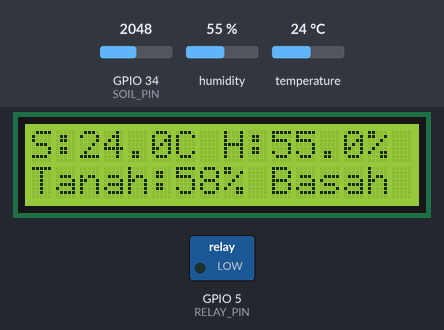
Recording of a sketch running on a simulated ESP32. Parts: 16×2 character LCD, switched loads named in the sketch (green lamp = pin HIGH). Inputs (shaded band) come from the test bench; at power-on: GPIO 34 (SOIL_PIN) = 2048, humidity 55 %, temperature 24 °C. What the sketch prints to the serial monitor is not drawn.

Above: at 5.6 s.
5.7 s: GPIO 34 (SOIL_PIN) set to 2151
At 10.4 s:
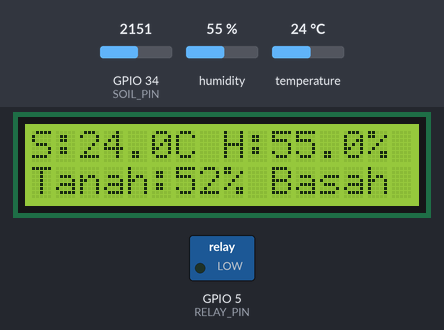
12.3 s: GPIO 34 (SOIL_PIN) set to 2260
At 15.5 s:
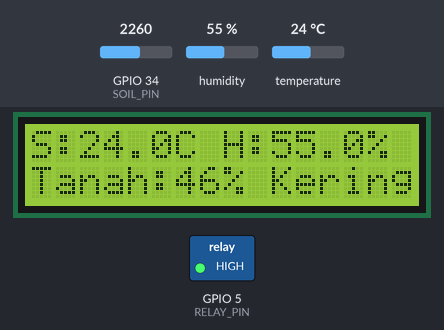
18.9 s: humidity set to 22 %
At 20.4 s:
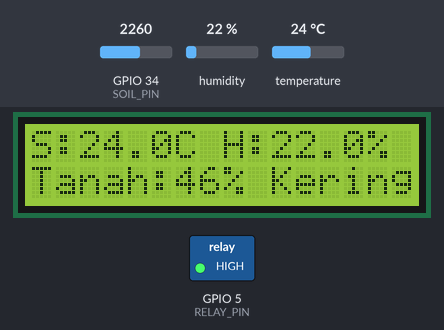
25.5 s: GPIO 34 (SOIL_PIN) set to 2047
At 30.5 s:
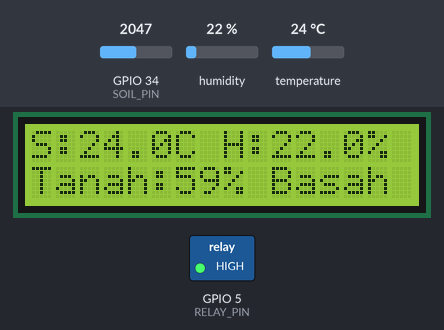
32.1 s: temperature set to 12 °C
At 35.5 s:
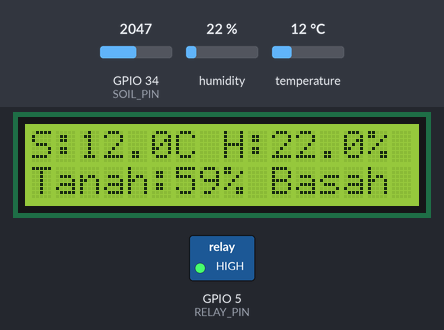
38.7 s: humidity set to 40 %
At 40.5 s:
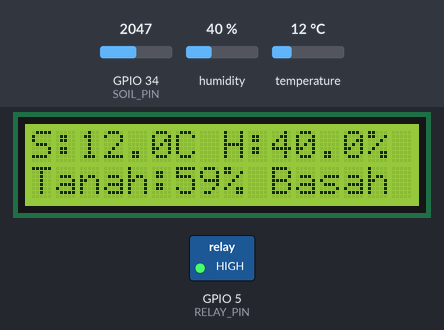
Timing chart, 0 to 42.0 s (numbered marks = the images above; inputs shaded):
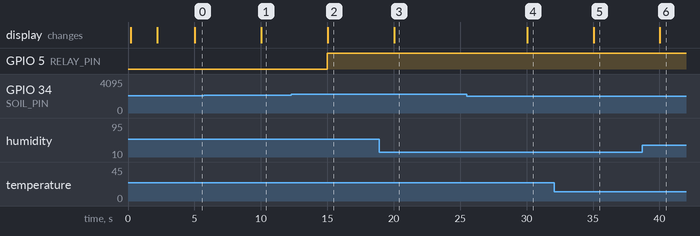

Measured:
- the behaviour switches between 2200 and 2201 on GPIO 34 (SOIL_PIN) (found by bisection; images 1 and 2)
- after the input at 5.7 s, the display: changes after 4.3 s (image 1)
- after the input at 12.3 s, GPIO 5 (RELAY_PIN): LOW → HIGH after 2.7 s; the display: changes after 2.7 s (image 2)
- after the input at 18.9 s, the display: changes after 1.1 s (image 3)
- after the input at 25.5 s, the display: changes after 4.5 s (image 4)
- after the input at 32.1 s, the display: changes after 2.9 s (image 5)
- after the input at 38.7 s, the display: changes after 1.3 s (image 6)

The sketch:

OfflineMode.ino
```cpp
/*
 * Kode Smart Farming OTOMATIS Offline
 * - Sensor Tanah + Pompa Otomatis
 * - Sensor DHT (Suhu & Kelembapan)
 */

// 1. LIBRARY
#define BLYNK_PRINT Serial
#include <DHT.h>
#include <Adafruit_Sensor.h>
#include <Wire.h>
#include <LiquidCrystal_I2C.h>

// 2. DEFINISI PIN HARDWARE
#define DHTPIN 13
#define DHTTYPE DHT22
#define SOIL_PIN 34
#define RELAY_PIN 5

// 3. LOGIKA RELAY (Normal, Active HIGH)
#define RELAY_ON HIGH
#define RELAY_OFF LOW

// 4. LOGIKA AMBANG BATAS (Bisa Anda sesuaikan)
#define AMBANG_KERING_POMPA 50
#define AMBANG_BASAH_POMPA 85
#define AMBANG_STATUS_LCD 50

// 5. INISIALISASI OBJEK
DHT dht(DHTPIN, DHTTYPE);
LiquidCrystal_I2C lcd(0x27, 16, 2);

// 6. VARIABEL GLOBAL
float suhu;
float kelembapan;
int lembapTanah;
int lembapTanahPersen;
bool isPompaOn = false;

// 7. PENGATURAN TIMER
unsigned long previousMillis = 0;
const long interval = 5000;

const int KERING = 3050;
const int BASAH = 1350;


// Fungsi ini akan dipanggil berulang kali oleh loop()
void runSmartFarmingLogic() {
  // 1. Baca Suhu & Kelembapan Udara
  suhu = dht.readTemperature();
  kelembapan = dht.readHumidity();

  if (isnan(suhu) || isnan(kelembapan)) {
    Serial.println("Gagal membaca dari sensor DHT!");
  }

  // 2. Baca Kelembapan Tanah
  lembapTanah = analogRead(SOIL_PIN);
  lembapTanahPersen = map(lembapTanah, KERING, BASAH, 0, 100);
  lembapTanahPersen = constrain(lembapTanahPersen, 0, 100);

  // 3. LOGIKA POMPA OTOMATIS (Histeresis)
  if (lembapTanahPersen < AMBANG_KERING_POMPA) {
    // Tanah terlalu kering, nyalakan pompa
    if (isPompaOn == false) {
        Serial.println("Tanah kering! Menyalakan pompa...");
        digitalWrite(RELAY_PIN, RELAY_ON);
        isPompaOn = true;
    }
  }
  else if (lembapTanahPersen > AMBANG_BASAH_POMPA) {
    // Tanah sudah basah, matikan pompa
    if (isPompaOn == true) {
        Serial.println("Tanah sudah basah! Mematikan pompa...");
        digitalWrite(RELAY_PIN, RELAY_OFF);
        isPompaOn = false;
    }
  }

  // 4. Cetak ke Serial Monitor
  Serial.print("Suhu: "); Serial.print(suhu);
  Serial.print("°C, Kelembapan: "); Serial.print(kelembapan);
  Serial.print("%, Tanah: "); Serial.print(lembapTanahPersen);
  Serial.print("%, Pompa: "); Serial.println(isPompaOn ? "ON" : "OFF");

  // 5. Tampilkan ke LCD
  lcd.clear();

  lcd.setCursor(0, 0);
  lcd.print("S:");
  if (!isnan(suhu)) {
    lcd.print(suhu, 1);
  } else {
    lcd.print("ERR");
  }
  lcd.print("C ");

  lcd.print("H:");
  if (!isnan(kelembapan)) {
    lcd.print(kelembapan, 1);
  } else {
    lcd.print("ERR");
  }
  lcd.print("%");

  lcd.setCursor(0, 1);
  lcd.print("Tanah:");
  lcd.print(lembapTanahPersen);
  lcd.print("% ");
  if (lembapTanahPersen < AMBANG_STATUS_LCD) {
    lcd.print("Kering");
  } else {
    lcd.print("Basah ");
  }
}

// ---------------------------------
// SETUP
// ---------------------------------
void setup() {
  Serial.begin(115200);
  delay(100);

  // Inisialisasi I2C dan LCD
  Wire.begin(21, 22);
  lcd.init();
  lcd.backlight();
  lcd.setCursor(0, 0);
  lcd.print("Smart Farm OFFLINE");
  lcd.setCursor(0, 1);
  lcd.print("Starting...");

  // Inisialisasi sensor dan pin
  dht.begin();
  pinMode(RELAY_PIN, OUTPUT);
  digitalWrite(RELAY_PIN, RELAY_OFF);
  isPompaOn = false;

  delay(2000);

  lcd.clear();
  lcd.setCursor(0, 0);
  lcd.print("Sistem OTOMATIS");
  lcd.setCursor(0, 1);
  lcd.print("Berjalan...");
}

// ---------------------------------
// LOOP UTAMA
// ---------------------------------
void loop() {
  unsigned long currentMillis = millis();

  if (currentMillis - previousMillis >= interval) {
    previousMillis = currentMillis;
    runSmartFarmingLogic();
  }
}
```
